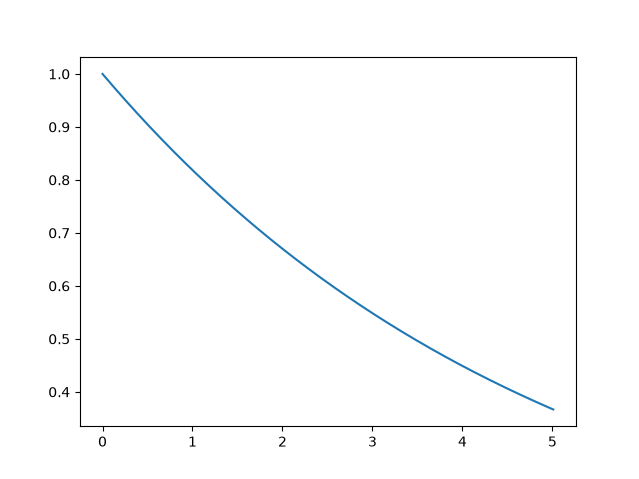

Write Python code to recreate this figure.
import matplotlib.pyplot as plt

y = 1.0
t = 0.0
delta_t = 0.01
endtime = 5.0

k = -0.2	

y_list = [ y ]
t_list = [ t ]

while t <= endtime :
    dydt = k * y
    delta_y = dydt * delta_t
    y = y + delta_y 
    t = t + delta_t

    y_list.append( y )
    t_list.append( t )

plt.plot( t_list , y_list )
plt.show()
